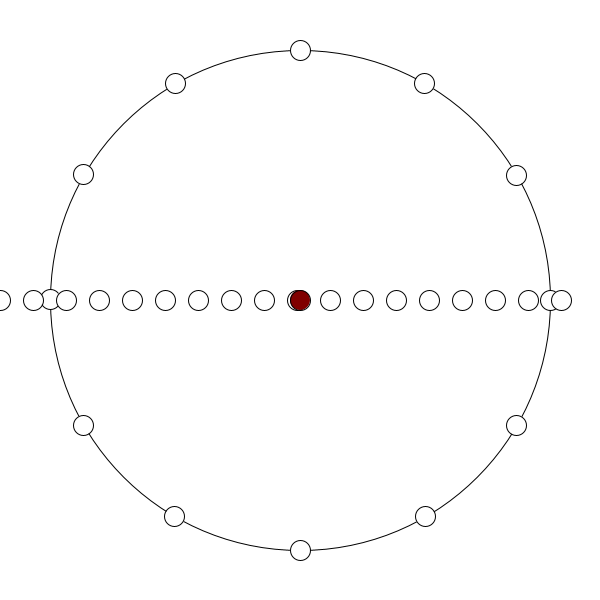
Frame 1 (no input)
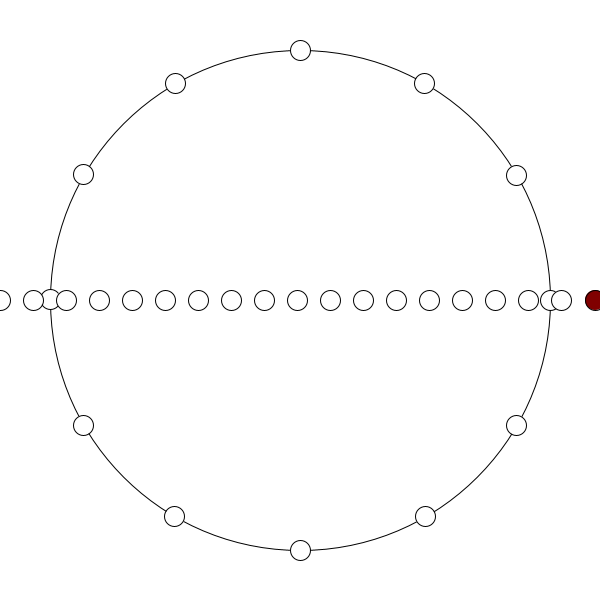
Frame 60 (the mouse pressed at the canvas centre just before this capture)
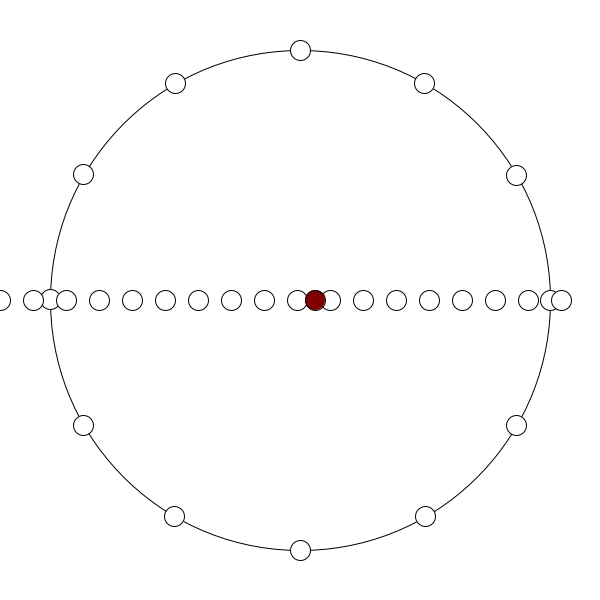
Frame 120 (the mouse held since frame 60 and released just before this capture)

The Processing sketch that drew these frames (run headless with seeded random() and noise(); from frame 60 on, the mouse is pressed at the canvas centre):

// Processing sketch: trigonometria
// ── trigonometria.pde
float x,y;
float vx, vy;

void setup(){
  size(600,600);
  x = 300;
  y = 300;
  vx = 5;
  vy = 0.5;
}

void draw(){
  background(255);
  
  int veces = 18;
  
  fill(255);
  ellipse(300,300, 500,500);
  
  for(int n = 0; n<12; n++){
    float a = (TWO_PI/12)*n;
    float laX = 300 + cos(a)*250;
    float laY = 300 + sin(a)*250;
    
    // pinta una ellipse
    ellipse(laX,laY,20,20);
  }
  
  for(int n = 0; n<veces; n++){
    // pinta una ellipse
    ellipse(n*(width/veces),300,20,20);
  }
  
  fill(128,0,0);
  ellipse(x,y,20,20);
  x+= vx;
  
  if(x > 600 || x <0){
    // rebota
    vx = vx * -1;
  }
  
}
